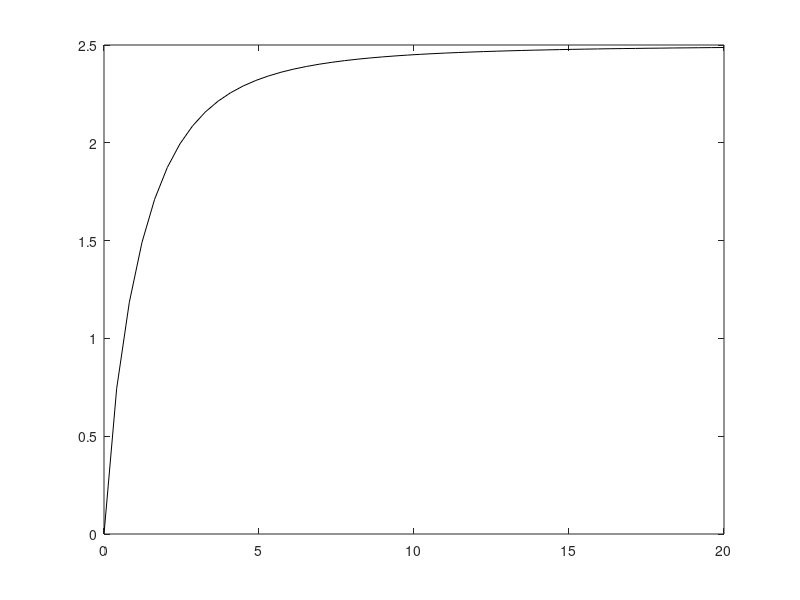

This chart was generated by the following MATLAB code: (Note: this script raises an error after producing the figure.)
% expected reward plot

%% ======= ONE DIMENSIONAL CASE ===========

% reward function
maxReward = 120;
slope = 0.4;
rewardFn = @(r)maxReward*exp(-slope*r);

% p(S|X)
cushion = 15; % degrees next to cardinal axes in which targets are not presented
p_S = 1/(90-2*cushion); % uniform prior of degree presentation
p_SgivenX = @(r,sigma)normcdf(r,0,sigma) - normcdf(-r,0,sigma);

% max expected reward for this sample
nSigma = 50;
sigmaVec = linspace(0,20,nSigma);
for isigma = 1:nSigma;
    sigma = sigmaVec(isigma);
    func = @(r) -rewardFn(r).*p_SgivenX(r,sigma);
    x0 = rand;
    [r(isigma), nll(isigma)] = fminsearch(func,x0);
end

% plot optimal radius as a function of noise
plot(sigmaVec,r,'k-')
defaultplot
ylabel('optimal radius, D* (dva)')
xlabel('uncertainty')
ax = gca;
    ax.XTick = [0 10 20];
    
% plot expected utility for given noise as a function of disk size
figure;
sigma = 6;
rVec = linspace(0,25,100);
EU = rewardFn(rVec).*p_SgivenX(rVec,sigma);
plot(rVec,EU,'k-')
defaultplot;
xlabel('disk size, D (dva)')
ylabel('expected utility')


%% =========== TWO DIMENSIONAL CASE ============
